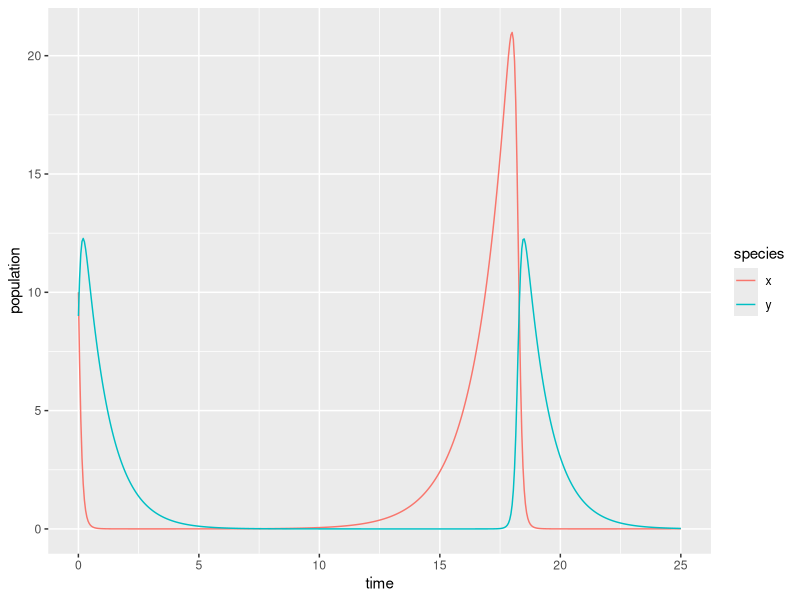

The R script that drew this image:
## ---- chunk 1
knitr::opts_chunk$set(echo = TRUE)
library(tidyverse)
library(deSolve)
library(kableExtra)
## ---- chunk 2
# Create a sequence of times (days): 
time <- seq(0, 25, by = 0.05)

# Set some parameter values (these can change - keep it in mind):
parameters <- c(alpha = .75, beta = 0.8, delta = 0.5, gamma = 1)

# Set the initial condition (prey and predator populations at t = 0).
# Recall: x = prey, y = predator
init_cond <- c(x = 10, y = 9)

# Prepare the series of differential equations as a function: 
lk_equations <- function(time, init_cond, parameters) {
  with(as.list(c(init_cond, parameters)), {
    dxdt = alpha * x - beta * x * y
    dydt = delta * x * y - gamma * y
    return(list(c(dxdt, dydt)))
  })
}

# Find the approximate the solution using `deSolve::ode()`:
approx_lk <- ode(y = init_cond, times = time, func = lk_equations, parms = parameters)

# Check the class: 
class(approx_lk)

# We really want this to be a data frame, and we want both prey (x) and predator (y) to be in the same column -- we'll learn why in EDS 221 (tidy data)
approx_lk_df <- data.frame(approx_lk) %>% 
  pivot_longer(cols = c(x,y), names_to = "species", values_to = "population")

# Plot it! 
ggplot(data = approx_lk_df, aes(x = time, y = population)) +
  geom_line(aes(color = species))
